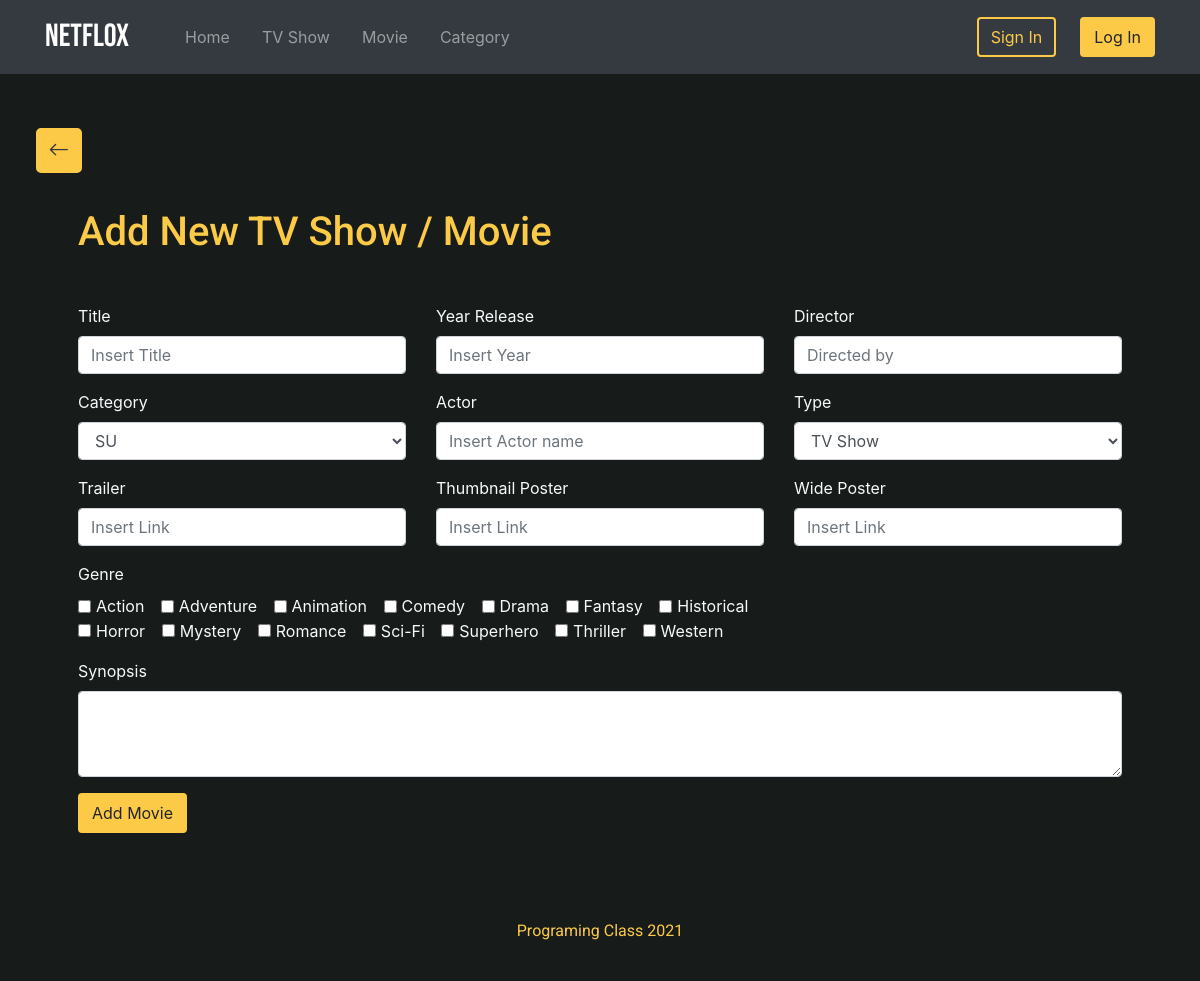
Screenshot of /src/create.php with the database file from the repository.
### tables this page shows
CREATE TABLE genre(
    id INT PRIMARY KEY ,
    genre VARCHAR(20) NOT NULL,
    created_at TIMESTAMP DEFAULT CURRENT_TIMESTAMP
);

### src/create.php (the view, shortened to what this page needs)
<!doctype html>
<html lang="en">
<head>
    <?php
    include "./asset/header.php";
    require "../config/config_db.php";
    $get_genre = "SELECT genre FROM genre";
    $result_genre = mysqli_query($conn, $get_genre);
    ?>
</head>
<body>
    <?php include "./asset/navbar.php"; ?>
    <main class="container body-crud px-5 text-light py-5">
        <a class="button btn-orange back-btn text-dark py-1" href="../index.php"><i class="bi bi-arrow-left"></i></a>
        <h1 class="text-orange mb-5">Add New TV Show / Movie</h1>
        <form class="row g-3" action="" method="POST">
            <div class="form-group col-md-4">
                <label for="title" class="form-label">Title</label>
                <input type="text" class="form-control" name="title" placeholder="Insert Title" required>
            </div>
            <div class="form-group col-md-4">
                <label for="year" class="form-label">Year Release</label>
                <input type="number" class="form-control" name="year" placeholder="Insert Year" required>
            </div>
            <div class="form-group col-md-4">
                <label for="director" class="form-label">Director</label>
                <input type="text" class="form-control" name="director" placeholder="Directed by">
            </div>
            <div class="form-group col-md-4">
                <label for="category">Category</label>
                <select name="category" class="form-control">
                    <option value="1">SU</option>
                </select>
            </div>
            <div class="form-group col-md-4">
                <label for="actor" class="form-label">Actor</label>
                <input type="text" class="form-control" name="actor" placeholder="Insert Actor name">
            </div>
            <div class="form-group col-md-4">
                <label for="types">Type</label>
                <select name="types" class="form-control">
                    <option value="1">TV Show</option>
                </select>
            </div>
            <div class="form-group col-md-4">
                <label for="trailer" class="form-label">Trailer</label>
                <input type="text" class="form-control" name="trailer" placeholder="Insert Link">
            </div>
            <div class="form-group col-md-4">
                <label for="thumbnail" class="form-label">Thumbnail Poster</label>
                <input type="text" class="form-control" name="thumbnail" placeholder="Insert Link" value="">
            </div>
            <div class="form-group col-md-4">
                <label for="wPoster" class="form-label">Wide Poster</label>
                <input type="text" class="form-control" name="wPoster" placeholder="Insert Link" value="">
            </div>
            <div class="form-group col-md-8">
                <label class="form-label">Genre</label><br>
                <?php foreach ($result_genre as $i => $result) : ?>
                    <div class="form-check form-check-inline">
                        <input class="form-check-input" type="checkbox" name="genre[]" value="<?= $i + 1; ?>">
                        <label class="form-check-label" for="genre"><?= $result['genre'] ?></label>
                    </div>
                <?php endforeach; ?>
            </div>
            <div class="form-group col-md-12">
                <label for="synopsis" class="form-label">Synopsis</label>
                <textarea class="form-control" name="synopsis" rows="3"></textarea>
            </div>
            <div class="col-12">
                <button class="btn btn-orange" name="submit" type="submit">Add Movie</button>
            </div>
        </form>
    </main>
    <footer>
        <span class="text text-orange footer-text d-block mx-auto">Programing Class 2021</span>
    </footer>
</body>
</html>

### src/asset/header.php (shortened to what this page needs)
<link rel="stylesheet" href="https://cdn.jsdelivr.net/npm/bootstrap@4.6.1/dist/css/bootstrap.min.css">
<link rel="stylesheet" href="./src/asset/display.css">
<link rel="stylesheet" href="./asset/display.css">
<link rel="stylesheet" href="https://cdn.jsdelivr.net/npm/bootstrap-icons@1.7.0/font/bootstrap-icons.css">

### src/asset/navbar.php (shortened to what this page needs)
<nav class="navbar fixed-top navbar-expand-lg navbar-dark bg-dark">
    <div class="container">
        <a class="navbar-brand mr-5" href="#">NETFLOX</a>
        <div class="collapse navbar-collapse" id="navbarSupportedContent">
            <ul class="navbar-nav mr-auto">
                <li class="nav-item mr-3">
                    <a class="nav-link" href="../index.php">Home</a>
                </li>
                <li class="nav-item mr-3">
                    <a class="nav-link" href="tvshows.php">TV Show</a>
                </li>
                <li class="nav-item mr-3">
                    <a class="nav-link" href="movies.php">Movie</a>
                </li>
                <li class="nav-item mr-3">
                    <a class="nav-link" href="category.php">Category</a>
                </li>
            </ul>
            <form class="form-inline my-2 my-lg-0">
                <a class="btn btn-outline-orange my-2 my-sm-0 mx-4" onclick="return alert('Cuman Hiasan Boss')">Sign In</a>
                <a class="btn btn-orange my-2 my-sm-0" onclick="return alert('Cuman Hiasan Boss')">Log In</a>
            </form>
        </div>
    </div>
</nav>

### src/asset/display.css (style rules this page uses)
:root { --primary: rgb(23, 28, 27); --secondary: rgb(252, 202, 70); --third: rgb(196, 196, 196); --font_primary: 'Roboto', sans-serif;; --font_title: 'Bebas Neue', cursive;; }
body { background-color: var(--primary); }
a { text-decoration: none; }
.nav-item { color: white; }
.navbar-brand { font-family: var(--font_title); font-size: 2em; }
.btn-orange { background-color: var(--secondary); border: 2px solid var(--secondary); transition: .2s; }
.btn-outline-orange { border: 2px solid var(--secondary); color: var(--secondary); transition: .2s; }
.text-orange { color: var(--secondary); font-family: var(--font_primary); }
.body-crud { margin-top: 20vh; }
footer { height: 100px; width: 100%; background-color: var(--primary); }
.footer-text { text-align: center; line-height: 100px; }
.back-btn { font-size: 1.3rem; border-radius: 5px; position: absolute; top: 13%; left: 3%; padding-left: .8%; padding-right: .8%; z-index: 10; transition: .3s; border: 3px solid var(--secondary); color: var(--primary); }

### rows the page displays
genre: genre "Action"
genre: genre "Adventure"
genre: genre "Animation"
genre: genre "Comedy"
genre: genre "Drama"
genre: genre "Fantasy"
genre: genre "Historical"
genre: genre "Horror"
genre: genre "Mystery"
genre: genre "Romance"
genre: genre "Sci-Fi"
genre: genre "Superhero"
genre: genre "Thriller"
genre: genre "Western"
